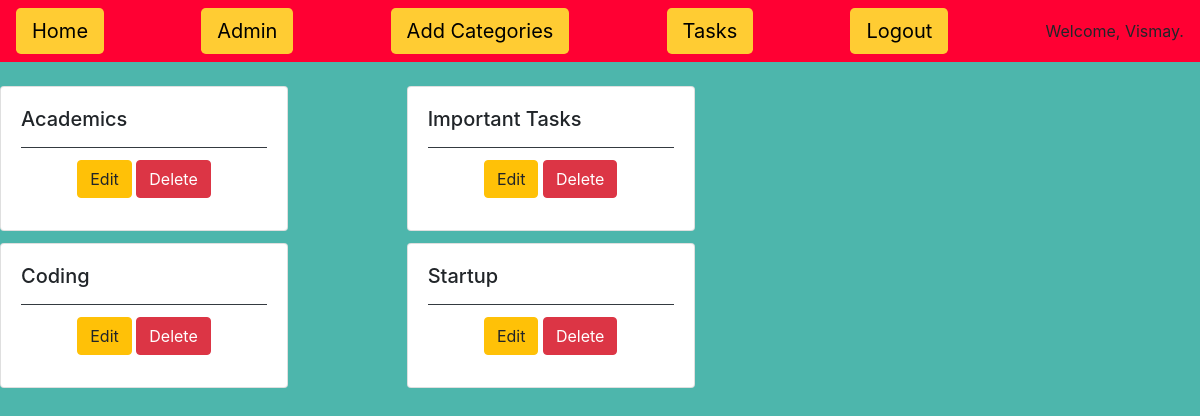
/ToDoApp/ (signed in), run on an earlier commit of the app's database.
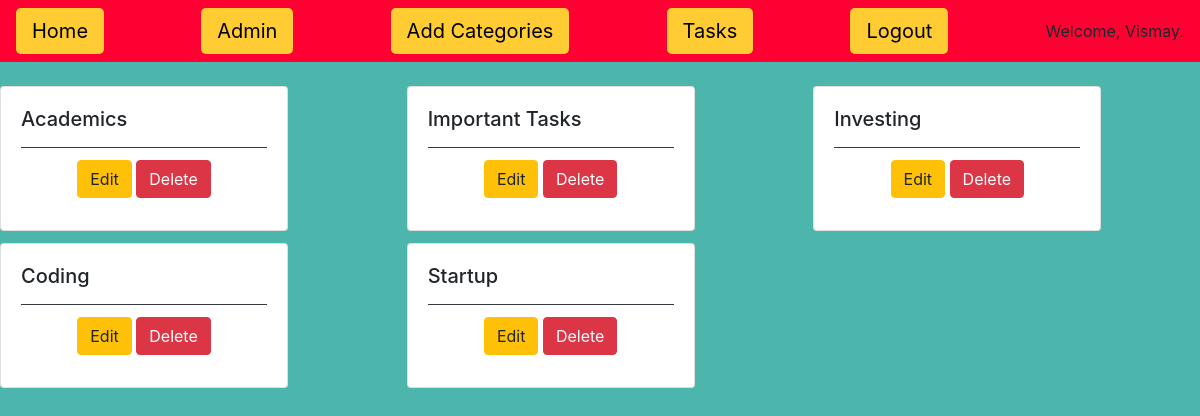
And on a later commit of the database.
### ToDoApp/models.py (models this page shows, shortened)
class Task_Category(models.Model):
	user = models.ForeignKey(AppUser,on_delete = models.CASCADE)
	title = models.CharField(max_length = 50)
	description = models.TextField(blank = True)
	class Meta:
		verbose_name = ("Category")
		verbose_name_plural = ("Categories")

### ToDoApp/views.py (the view)
# urls.py: path('', views.categoryindex, name = 'categoryindex'),
@login_required(login_url = 'home')
def categoryindex(request):
    task_category_list = Task_Category.objects.filter(user = request.user)
    return render(request, 'ToDoApp/task_category_list.html', {'task_category_list': task_category_list})

### ToDoApp/templates/ToDoApp/task_category_list.html (shortened to what this page needs)
<!DOCTYPE html>
{% load static %}
<html>
<head>
    <link rel="stylesheet" href="https://stackpath.bootstrapcdn.com/bootstrap/4.3.1/css/bootstrap.min.css"
integrity="sha384-ggOyR0iXCbMQv3Xipma34MD+dH/1fQ784/j6cY/iJTQUOhcWr7x9JvoRxT2MZw1T">
</head>
<body style="background-color:#4DB6AC;">
<nav class="navbar navbar-light" style="background-color:#FF0033;">
    <a class="navbar-link btn-lg" href="{% url 'ToDoApp:categoryindex' %}" style="background-color:#FFCC33;color:#000000;">Home</a>
<a href="{% url 'admin:index' %}" class = 'navbar-link btn-lg' style="background-color:#FFCC33;color:#000000;">Admin</a>
    <a href="{% url 'ToDoApp:create-category' %}" class="navbar-link btn-lg" style="background-color:#FFCC33;color:#000000;">Add Categories</a>
    <a href="{% url 'ToDoApp:taskindex' %}" class="navbar-link btn-lg" style="background-color:#FFCC33;color:#000000;"> Tasks</a>
    <a href="{% url 'logout' %}" class="navbar-link btn-lg" style="background-color:#FFCC33;color:#000000;">Logout</a>
{% if user.is_authenticated %}
     <center>Welcome, {{ user.username }}.</center>
{% endif %}
</nav>
<br>
{% block content %}
<div class="card-columns">
    {% for task_category in task_category_list %}
    <div class="card" style="width: 18rem;">
  <div class="card-body">
    <h5 class="card-title">{{ task_category.title }}</h5>
   <div class="card-footer bg-transparent border-dark">
   <center>
       <a href="update/{{task_category.id}}" class="btn btn-warning" id = '{{task_category.id}}'>Edit</a>
       <a href="delete/{{task_category.id}}" class="btn btn-danger" id = '{{task_category.id}}'>Delete</a>
    </center>
    </div>
  </div>
</div>
    {% endfor %}
</div>
{% endblock %}
</body>
</html>

What changed in the data, as far as the page shows it:
added Task_Category: title "Investing"
